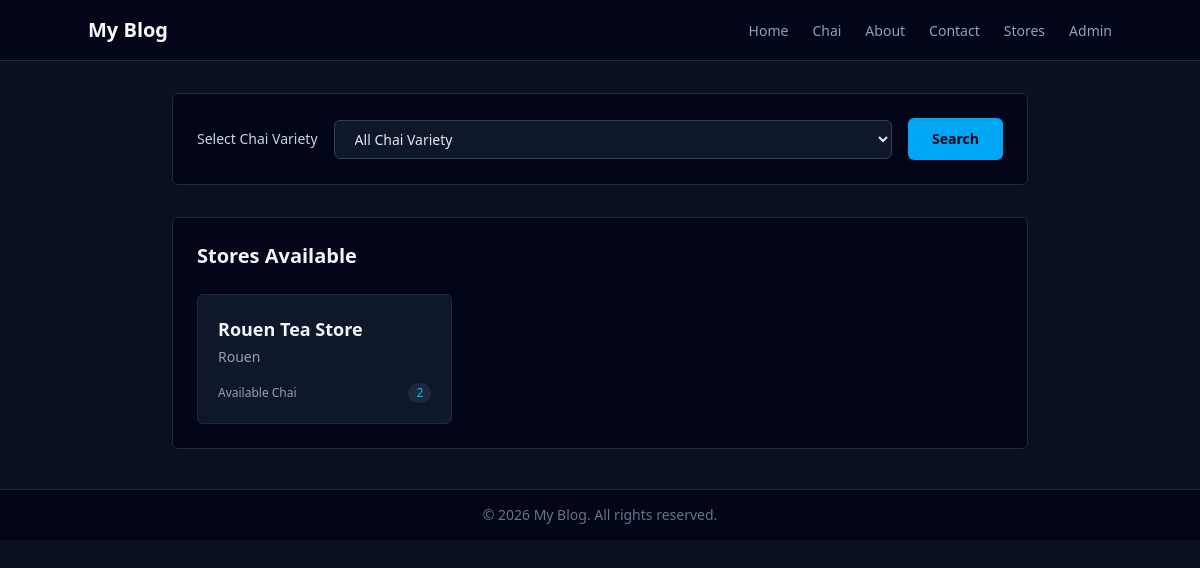
Before: /chai/chai_stores/ with the older database file.
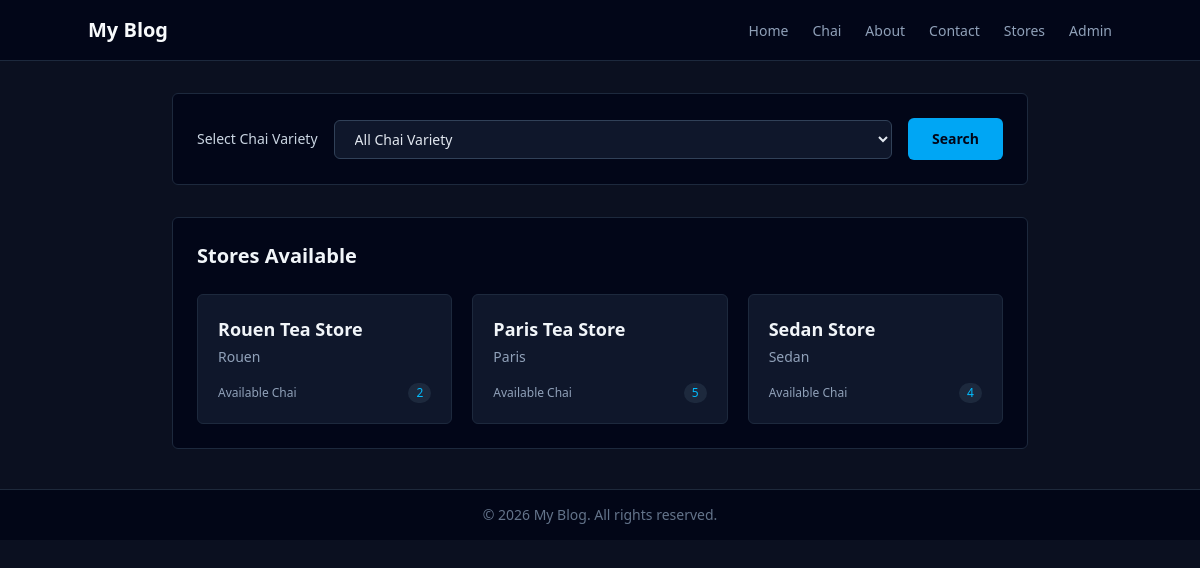
After: the same page with the newer database file.
### chai/models.py (models this page shows, shortened)
class Store(models.Model):
  name= models.CharField(max_length=100)
  location= models.CharField(max_length=100)
  chai_varieties = models.ManyToManyField(ChaiVariety, related_name='stores')

### chai/views.py (the view)
# urls.py: path('chai_stores/', views.chai_store, name='chai_store'),
def chai_store(request):
  stores= Store.objects.all()
  if request.method == 'POST':
    form = ChaiVarietyForm(request.POST)
    if(form.is_valid()):
      chai_varieties = form.cleaned_data['chai_variety']
      stores = Store.objects.filter(chai_varieties = chai_varieties)
  else:
    form = ChaiVarietyForm()
  return render(request,'chai/chai_stores.html', {'stores':stores,'form' : form})

### chai/forms.py
class ChaiVarietyForm(forms.Form):
    chai_variety = forms.ModelChoiceField(
        queryset=ChaiVariety.objects.order_by("name"),
        label="Select Chai Variety",
        required=False,
        empty_label="All Chai Variety",
        widget=forms.Select(
            attrs={
                "class": (
                    "w-full rounded-md bg-slate-900 border border-slate-700 "
                    "text-slate-200 px-4 py-2 text-sm "
                    "focus:outline-none focus:ring-2 focus:ring-sky-500 "
                    "focus:border-sky-500"
                )
            }
        )
    )

### chai/models.py (called while the page is built)
  def __str__(self):
    return self.name

### chai/templates/chai/chai_stores.html (shortened to what this page needs)
{% extends "layout.html" %}
{% block content %}
<main class="max-w-4xl mx-auto mt-8 px-5 space-y-8">
  <section class="bg-slate-950 border border-slate-800 rounded-md p-6">
  <form method="POST" class="flex items-center gap-4">
    <label
      for="{{ form.chai_variety.id_for_label }}"
      class="shrink-0 text-sm font-medium text-slate-300"
    >
      {{ form.chai_variety.label }}
    </label>
    <div class="flex-1">
      {{ form.chai_variety }}
    </div>
    <button
      type="submit"
      class="h-[42px] shrink-0 inline-flex items-center justify-center rounded-md bg-sky-500 px-6 text-sm font-semibold text-slate-950 hover:bg-sky-400 focus:outline-none focus:ring-2 focus:ring-sky-400 transition-colors cursor-pointer"
    >
      Search
    </button>
  </form>
</section>
  <section class="bg-slate-950 border border-slate-800 rounded-md p-6">
    <h2 class="text-slate-100 text-xl font-semibold mb-6">
      Stores Available
    </h2>
    {% if stores %}
      <div class="grid gap-5 sm:grid-cols-2 lg:grid-cols-3">
        {% for store in stores %}
          <div
            class="rounded-md border border-slate-800 bg-slate-900 p-5 hover:border-sky-400 transition-colors"
          >
            <h3 class="text-slate-100 font-semibold text-lg mb-1">
              {{ store.name }}
            </h3>
            <p class="text-slate-400 text-sm mb-4">
              {{ store.location }}
            </p>
            <div class="flex items-center justify-between text-xs text-slate-400">
              <span>Available Chai</span>
              <span class="rounded-full bg-slate-800 px-2 py-0.5 text-sky-400 font-medium">
                {{ store.chai_varieties.count }}
              </span>
            </div>
          </div>
        {% endfor %}
      </div>
    {% else %}
      <p class="text-slate-400 text-sm">
        No stores found for the selected chai variety.
      </p>
    {% endif %}
  </section>
</main>
{% endblock %}

Changed rows visible on the page:
added Store: name "Paris Tea Store", location "Paris", chai_varieties.count "5"
added Store: name "Sedan Store", location "Sedan", chai_varieties.count "4"
